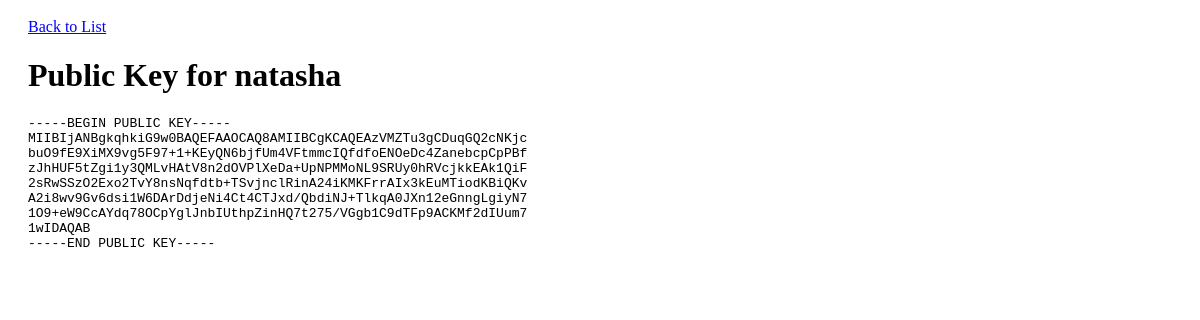
Screenshot of /apex/public/agents/public_key.php?id=3 with the database file from the repository.
### tables this page shows
CREATE TABLE `agents` (
  `id` int(11) NOT NULL AUTO_INCREMENT,
  `codename` varchar(255) DEFAULT NULL,
  `public_key` text,
  `private_key` text,
  PRIMARY KEY (`id`)
);

### apex/private/functions.php (called while the page is built, shortened)
<?php
  function h($string="") {
    return htmlspecialchars($string);
  }
  function url_for($script_path) {
    return DOC_ROOT . $script_path;
  }
?>

### apex/private/database.php (called while the page is built, shortened)
<?php
  function db_connect() {
    $connection = mysqli_connect(DB_SERVER, DB_USER, DB_PASS, DB_NAME);
    return $connection;
  }
  function db_query($connection, $sql) {
    $result_set = mysqli_query($connection, $sql);
    return $result_set;
  }
  function db_fetch_assoc($result_set) {
    return mysqli_fetch_assoc($result_set);
  }
  function db_escape($connection, $string) {
    return mysqli_real_escape_string($connection, $string);
  }
?>

### apex/private/query_functions.php (called while the page is built, shortened)
<?php
  function find_agent_by_id($id=0) {
    global $db;
    $sql = "SELECT * FROM agents ";
    $sql .= "WHERE id='" . h(db_escape(db_connect(),$id)) . "';";
    $result = db_query($db, $sql);
    return $result;
  }
?>

### apex/public/agents/public_key.php (the view, shortened to what this page needs)
<?php
  $id = $_GET['id'];
  $agent_result = find_agent_by_id($id);
  $agent = db_fetch_assoc($agent_result);
?>
<!doctype html>
<html lang="en">
  <head>
    <link rel="stylesheet" media="all" href="<?php echo DOC_ROOT . '/includes/styles.css'; ?>" />
  </head>
  <body>
    <a href="<?php echo url_for('/agents/index.php'); ?>">Back to List</a>
    <br/>
    <h1>Public Key for <?php echo h($agent['codename']); ?></h1>
    <div>
      <p><pre><?php echo h($agent['public_key']); ?></pre></p>
    </div>
  </body>
</html>

### apex/public/includes/styles.css (style rules this page uses)
body { padding: 10px 20px; }
a, a:visited { color: blue; }

### rows the page displays
agents: codename "natasha", public_key "-----BEGIN PUBLIC KEY----- MIIBIjANBgkqhkiG9w0BAQEFAAOCAQ8AMIIBCgKCAQEAzVMZTu3gCDuqGQ2cNKjc buO9fE9XiMX9vg5F97+1+KEyQN6bjfUm4VFtmmcIQfdfoENOeDc4ZanebcpCpPBf zJhHUF5tZgi1y3QMLvHAtV8n2dOVPlXeDa+UpNPMMoNL9SRUy0hRVcjkkEAk1QiF 2sRwSSzO2Exo2TvY8nsNqfdtb+TSvjnclRinA24iKMKFrrAIx3kEuMTiodKBiQKv A2i8wv9Gv6dsi1W6DArDdjeNi4Ct4CTJxd/QbdiNJ+TlkqA0JXn12eGnngLgiyN7 1O9+eW9CcAYdq78OCpYglJnbIUthpZinHQ7t275/VGgb1C9dTFp9ACKMf2dIUum7 1wIDAQAB -----END PUBLIC KEY-----"
